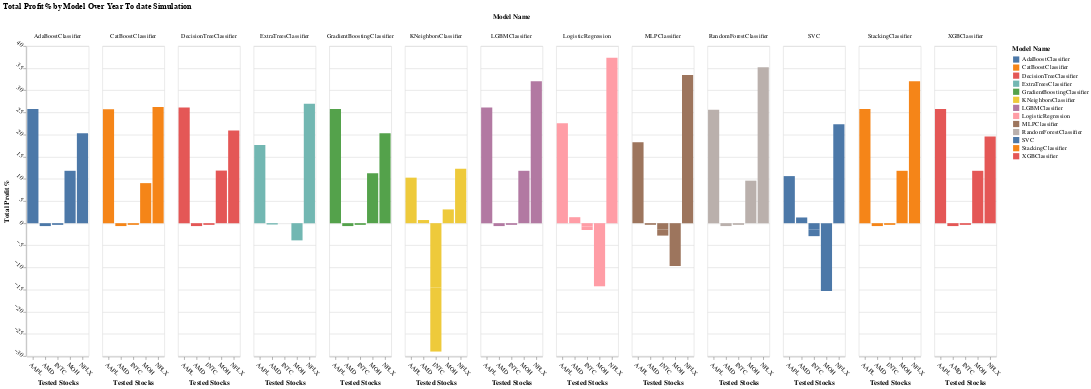

The notebook cell saved with this chart:
### Code cell
final_portfolio = pd.concat([INTC_portfolio,AAPL_portfolio,AMD_portfolio,TSLA_portfolio,MOH_portfolio,NFLX_portfolio])
final_portfolio_chart = alt.Chart(final_portfolio).mark_bar().encode(
    x=alt.X('Stock Name:O', title='Tested Stocks'),
    y=alt.Y('Total Profit %:Q', title='Total Profit %'),
    color='Model Name:N',
    column='Model Name:O'
).properties(
    width=100,
    height=500,
    title='Total Profit % by Model Over Year To date Simulation',
    center=True
).configure_axis(
    labelAngle=45
).display()

### Figure 1 — Vega-Lite specification as saved in the notebook (floating-point values rounded to 4 significant figures)
{"config": {"view": {"continuousWidth": 300, "continuousHeight": 300}, "axis": {"labelAngle": 45}}, "data": {"name": "data-7148a24e6f17cc8d15aec7b028c697b1"}, "mark": {"type": "bar"}, "center": true, "encoding": {"color": {"field": "Model Name", "type": "nominal"}, "column": {"field": "Model Name", "type": "ordinal"}, "x": {"field": "Stock Name", "title": "Tested Stocks", "type": "ordinal"}, "y": {"field": "Total Profit %", "title": "Total Profit %", "type": "quantitative"}}, "height": 500, "title": "Total Profit % by Model Over Year To date Simulation", "width": 100, "$schema": "https://vega.github.io/schema/vega-lite/v5.20.1.json", "datasets": {"data-7148a24e6f17cc8d15aec7b028c697b1": [{"Stock Name": "INTC", "Portfolio Value": 9923.0, "Shares Held": 11.0, "Model Name": "LogisticRegression", "Total Profit %": -0.7711}, {"Stock Name": "INTC", "Portfolio Value": 9981.0, "Shares Held": 2.0, "Model Name": "DecisionTreeClassifier", "Total Profit %": -0.1916}, {"Stock Name": "INTC", "Portfolio Value": 9981.0, "Shares Held": 2.0, "Model Name": "RandomForestClassifier", "Total Profit %": -0.1916}, {"Stock Name": "INTC", "Portfolio Value": 9981.0, "Shares Held": 2.0, "Model Name": "GradientBoostingClassifier", "Total Profit %": -0.1916}, {"Stock Name": "INTC", "Portfolio Value": 9854.0, "Shares Held": 21.0, "Model Name": "SVC", "Total Profit %": -1.464}, {"Stock Name": "INTC", "Portfolio Value": 8551.0, "Shares Held": 110.0, "Model Name": "KNeighborsClassifier", "Total Profit %": -14.49}, {"Stock Name": "INTC", "Portfolio Value": 9860.0, "Shares Held": 34.0, "Model Name": "MLPClassifier", "Total Profit %": -1.403}, {"Stock Name": "INTC", "Portfolio Value": 9981.0, "Shares Held": 2.0, "Model Name": "XGBClassifier", "Total Profit %": -0.1916}, {"Stock Name": "INTC", "Portfolio Value": 9981.0, "Shares Held": 2.0, "Model Name": "CatBoostClassifier", "Total Profit %": -0.1916}, {"Stock Name": "INTC", "Portfolio Value": 9981.0, "Shares Held": 2.0, "Model Name": "LGBMClassifier", "Total Profit %": -0.1916}, {"Stock Name": "INTC", "Portfolio Value": 10000.0, "Shares Held": 4.0, "Model Name": "ExtraTreesClassifier", "Total Profit %": -0.0044}, {"Stock Name": "INTC", "Portfolio Value": 9981.0, "Shares Held": 2.0, "Model Name": "AdaBoostClassifier", "Total Profit %": -0.1916}, {"Stock Name": "INTC", "Portfolio Value": 9981.0, "Shares Held": 2.0, "Model Name": "StackingClassifier", "Total Profit %": -0.1916}, {"Stock Name": "AAPL", "Portfolio Value": 12260.0, "Shares Held": 52.98, "Model Name": "LogisticRegression", "Total Profit %": 22.55}, {"Stock Name": "AAPL", "Portfolio Value": 12610.0, "Shares Held": 54.54, "Model Name": "DecisionTreeClassifier", "Total Profit %": 26.14}, {"Stock Name": "AAPL", "Portfolio Value": 12560.0, "Shares Held": 54.31, "Model Name": "RandomForestClassifier", "Total Profit %": 25.62}, {"Stock Name": "AAPL", "Portfolio Value": 12580.0, "Shares Held": 54.37, "Model Name": "GradientBoostingClassifier", "Total Profit %": 25.76}, {"Stock Name": "AAPL", "Portfolio Value": 11060.0, "Shares Held": 41.14, "Model Name": "SVC", "Total Profit %": 10.63}, {"Stock Name": "AAPL", "Portfolio Value": 11030.0, "Shares Held": 47.68, "Model Name": "KNeighborsClassifier", "Total Profit %": 10.28}, {"Stock Name": "AAPL", "Portfolio Value": 11830.0, "Shares Held": 31.61, "Model Name": "MLPClassifier", "Total Profit %": 18.28}, {"Stock Name": "AAPL", "Portfolio Value": 12580.0, "Shares Held": 54.37, "Model Name": "XGBClassifier", "Total Profit %": 25.76}, {"Stock Name": "AAPL", "Portfolio Value": 12570.0, "Shares Held": 54.35, "Model Name": "CatBoostClassifier", "Total Profit %": 25.71}, {"Stock Name": "AAPL", "Portfolio Value": 12610.0, "Shares Held": 54.54, "Model Name": "LGBMClassifier", "Total Profit %": 26.14}, {"Stock Name": "AAPL", "Portfolio Value": 11770.0, "Shares Held": 50.87, "Model Name": "ExtraTreesClassifier", "Total Profit %": 17.66}, {"Stock Name": "AAPL", "Portfolio Value": 12580.0, "Shares Held": 54.37, "Model Name": "AdaBoostClassifier", "Total Profit %": 25.76}, {"Stock Name": "AAPL", "Portfolio Value": 12580.0, "Shares Held": 54.37, "Model Name": "StackingClassifier", "Total Profit %": 25.76}, {"Stock Name": "AMD", "Portfolio Value": 10140.0, "Shares Held": 1.0, "Model Name": "LogisticRegression", "Total Profit %": 1.351}, {"Stock Name": "AMD", "Portfolio Value": 9935.0, "Shares Held": 1.0, "Model Name": "DecisionTreeClassifier", "Total Profit %": -0.6547}, {"Stock Name": "AMD", "Portfolio Value": 9935.0, "Shares Held": 1.0, "Model Name": "RandomForestClassifier", "Total Profit %": -0.6547}, {"Stock Name": "AMD", "Portfolio Value": 9935.0, "Shares Held": 1.0, "Model Name": "GradientBoostingClassifier", "Total Profit %": -0.6547}, {"Stock Name": "AMD", "Portfolio Value": 10130.0, "Shares Held": 10.0, "Model Name": "SVC", "Total Profit %": 1.288}, {"Stock Name": "AMD", "Portfolio Value": 10070.0, "Shares Held": 26.0, "Model Name": "KNeighborsClassifier", "Total Profit %": 0.7088}, {"Stock Name": "AMD", "Portfolio Value": 9964.0, "Shares Held": 0.0, "Model Name": "MLPClassifier", "Total Profit %": -0.364}, {"Stock Name": "AMD", "Portfolio Value": 9935.0, "Shares Held": 1.0, "Model Name": "XGBClassifier", "Total Profit %": -0.6547}, {"Stock Name": "AMD", "Portfolio Value": 9935.0, "Shares Held": 1.0, "Model Name": "CatBoostClassifier", "Total Profit %": -0.6547}, {"Stock Name": "AMD", "Portfolio Value": 9935.0, "Shares Held": 1.0, "Model Name": "LGBMClassifier", "Total Profit %": -0.6547}, {"Stock Name": "AMD", "Portfolio Value": 9970.0, "Shares Held": 0.0, "Model Name": "ExtraTreesClassifier", "Total Profit %": -0.2996}, {"Stock Name": "AMD", "Portfolio Value": 9935.0, "Shares Held": 1.0, "Model Name": "AdaBoostClassifier", "Total Profit %": -0.6547}, {"Stock Name": "AMD", "Portfolio Value": 9935.0, "Shares Held": 1.0, "Model Name": "StackingClassifier", "Total Profit %": -0.6547}, {"Stock Name": "INTC", "Portfolio Value": 9923.0, "Shares Held": 11.0, "Model Name": "LogisticRegression", "Total Profit %": -0.7711}, {"Stock Name": "INTC", "Portfolio Value": 9981.0, "Shares Held": 2.0, "Model Name": "DecisionTreeClassifier", "Total Profit %": -0.1916}, {"Stock Name": "INTC", "Portfolio Value": 9981.0, "Shares Held": 2.0, "Model Name": "RandomForestClassifier", "Total Profit %": -0.1916}, {"Stock Name": "INTC", "Portfolio Value": 9981.0, "Shares Held": 2.0, "Model Name": "GradientBoostingClassifier", "Total Profit %": -0.1916}, {"Stock Name": "INTC", "Portfolio Value": 9854.0, "Shares Held": 21.0, "Model Name": "SVC", "Total Profit %": -1.464}, {"Stock Name": "INTC", "Portfolio Value": 8551.0, "Shares Held": 110.0, "Model Name": "KNeighborsClassifier", "Total Profit %": -14.49}, {"Stock Name": "INTC", "Portfolio Value": 9860.0, "Shares Held": 34.0, "Model Name": "MLPClassifier", "Total Profit %": -1.403}, {"Stock Name": "INTC", "Portfolio Value": 9981.0, "Shares Held": 2.0, "Model Name": "XGBClassifier", "Total Profit %": -0.1916}, {"Stock Name": "INTC", "Portfolio Value": 9981.0, "Shares Held": 2.0, "Model Name": "CatBoostClassifier", "Total Profit %": -0.1916}, {"Stock Name": "INTC", "Portfolio Value": 9981.0, "Shares Held": 2.0, "Model Name": "LGBMClassifier", "Total Profit %": -0.1916}, {"Stock Name": "INTC", "Portfolio Value": 10000.0, "Shares Held": 4.0, "Model Name": "ExtraTreesClassifier", "Total Profit %": -0.0044}, {"Stock Name": "INTC", "Portfolio Value": 9981.0, "Shares Held": 2.0, "Model Name": "AdaBoostClassifier", "Total Profit %": -0.1916}, {"Stock Name": "INTC", "Portfolio Value": 9981.0, "Shares Held": 2.0, "Model Name": "StackingClassifier", "Total Profit %": -0.1916}, {"Stock Name": "MOH", "Portfolio Value": 8575.0, "Shares Held": 12.46, "Model Name": "LogisticRegression", "Total Profit %": -14.25}, {"Stock Name": "MOH", "Portfolio Value": 11190.0, "Shares Held": 18.49, "Model Name": "DecisionTreeClassifier", "Total Profit %": 11.88}, {"Stock Name": "MOH", "Portfolio Value": 10960.0, "Shares Held": 11.66, "Model Name": "RandomForestClassifier", "Total Profit %": 9.6}, {"Stock Name": "MOH", "Portfolio Value": 11130.0, "Shares Held": 18.31, "Model Name": "GradientBoostingClassifier", "Total Profit %": 11.27}, {"Stock Name": "MOH", "Portfolio Value": 8471.0, "Shares Held": 11.14, "Model Name": "SVC", "Total Profit %": -15.29}, {"Stock Name": "MOH", "Portfolio Value": 10310.0, "Shares Held": 16.55, "Model Name": "KNeighborsClassifier", "Total Profit %": 3.108}, {"Stock Name": "MOH", "Portfolio Value": 9033.0, "Shares Held": 13.81, "Model Name": "MLPClassifier", "Total Profit %": -9.674}, {"Stock Name": "MOH", "Portfolio Value": 11180.0, "Shares Held": 18.47, "Model Name": "XGBClassifier", "Total Profit %": 11.83}, {"Stock Name": "MOH", "Portfolio Value": 10900.0, "Shares Held": 10.48, "Model Name": "CatBoostClassifier", "Total Profit %": 9.043}, {"Stock Name": "MOH", "Portfolio Value": 11180.0, "Shares Held": 18.47, "Model Name": "LGBMClassifier", "Total Profit %": 11.83}, {"Stock Name": "MOH", "Portfolio Value": 9612.0, "Shares Held": 14.5, "Model Name": "ExtraTreesClassifier", "Total Profit %": -3.883}, {"Stock Name": "MOH", "Portfolio Value": 11180.0, "Shares Held": 18.47, "Model Name": "AdaBoostClassifier", "Total Profit %": 11.83}, {"Stock Name": "MOH", "Portfolio Value": 11180.0, "Shares Held": 18.47, "Model Name": "StackingClassifier", "Total Profit %": 11.83}, {"Stock Name": "NFLX", "Portfolio Value": 13730.0, "Shares Held": 19.26, "Model Name": "LogisticRegression", "Total Profit %": 37.34}, {"Stock Name": "NFLX", "Portfolio Value": 12090.0, "Shares Held": 16.55, "Model Name": "DecisionTreeClassifier", "Total Profit %": 20.91}, {"Stock Name": "NFLX", "Portfolio Value": 13520.0, "Shares Held": 18.97, "Model Name": "RandomForestClassifier", "Total Profit %": 35.22}, {"Stock Name": "NFLX", "Portfolio Value": 12030.0, "Shares Held": 16.46, "Model Name": "GradientBoostingClassifier", "Total Profit %": 20.3}, {"Stock Name": "NFLX", "Portfolio Value": 12240.0, "Shares Held": 16.4, "Model Name": "SVC", "Total Profit %": 22.37}, {"Stock Name": "NFLX", "Portfolio Value": 11230.0, "Shares Held": 4.041, "Model Name": "KNeighborsClassifier", "Total Profit %": 12.29}, {"Stock Name": "NFLX", "Portfolio Value": 13340.0, "Shares Held": 18.71, "Model Name": "MLPClassifier", "Total Profit %": 33.43}, {"Stock Name": "NFLX", "Portfolio Value": 11960.0, "Shares Held": 16.77, "Model Name": "XGBClassifier", "Total Profit %": 19.59}, {"Stock Name": "NFLX", "Portfolio Value": 12630.0, "Shares Held": 17.71, "Model Name": "CatBoostClassifier", "Total Profit %": 26.25}, {"Stock Name": "NFLX", "Portfolio Value": 13210.0, "Shares Held": 18.52, "Model Name": "LGBMClassifier", "Total Profit %": 32.08}, {"Stock Name": "NFLX", "Portfolio Value": 12700.0, "Shares Held": -0.9001, "Model Name": "ExtraTreesClassifier", "Total Profit %": 26.97}, {"Stock Name": "NFLX", "Portfolio Value": 12030.0, "Shares Held": 16.46, "Model Name": "AdaBoostClassifier", "Total Profit %": 20.3}, {"Stock Name": "NFLX", "Portfolio Value": 13210.0, "Shares Held": 18.52, "Model Name": "StackingClassifier", "Total Profit %": 32.06}]}}
